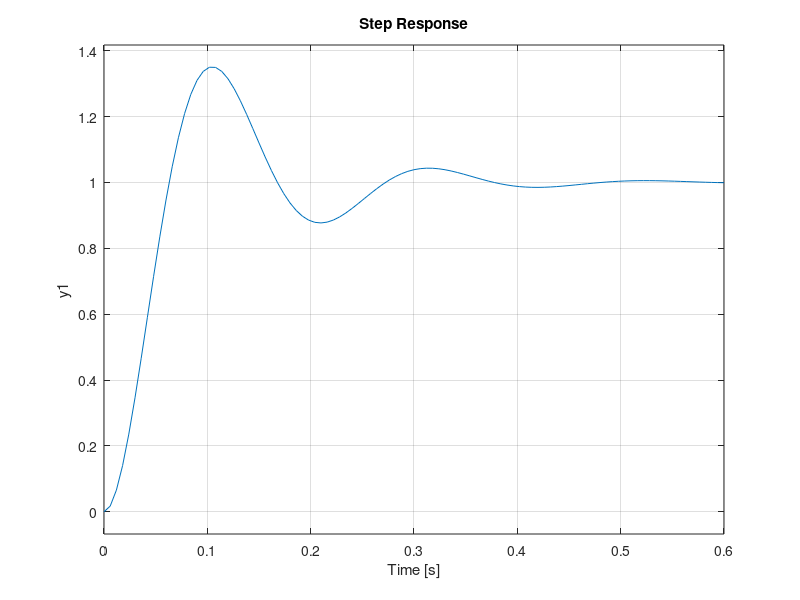
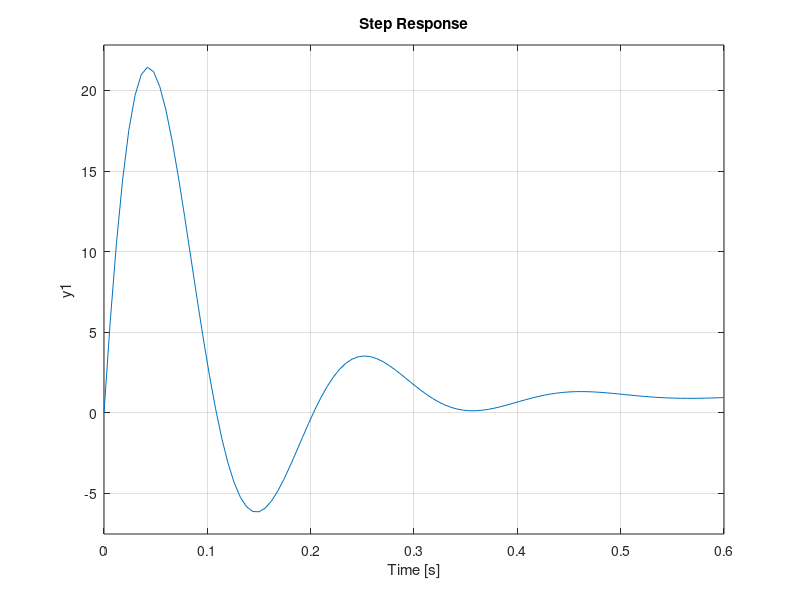
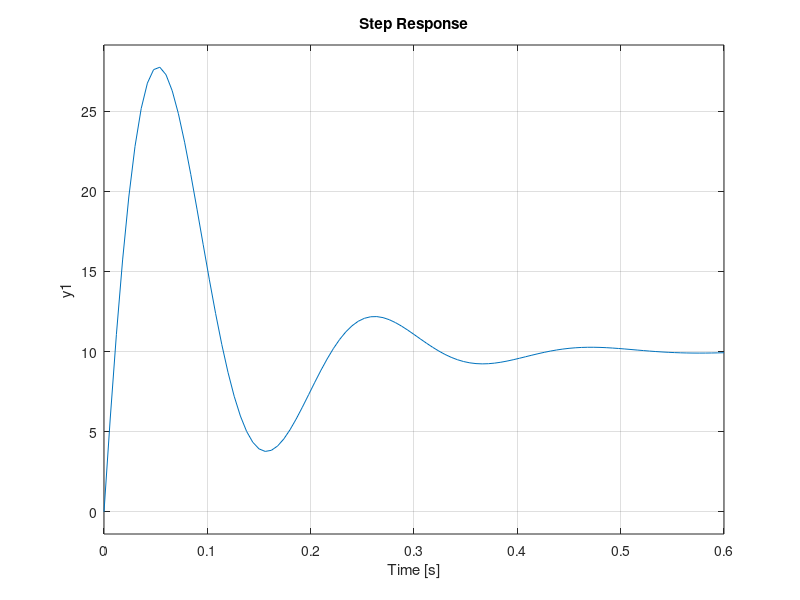
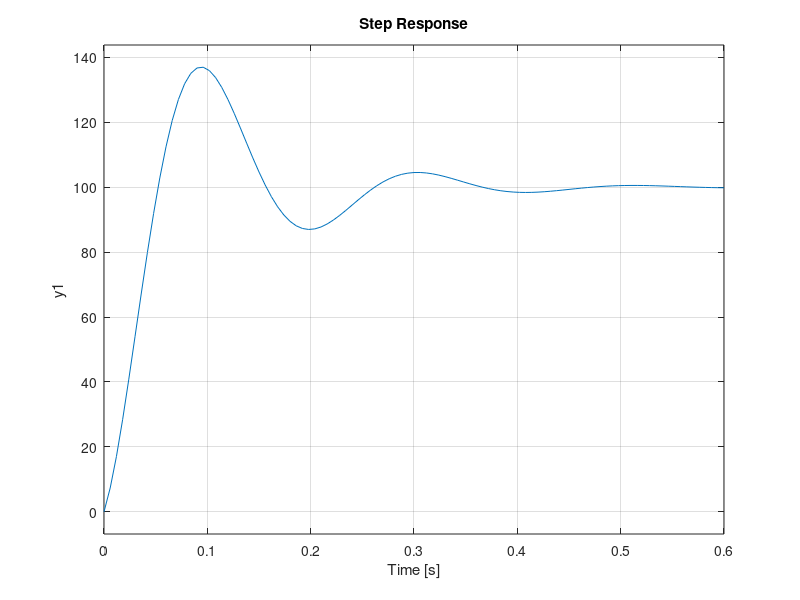

These figures' MATLAB source, in order:
%% Time Response of Second order system
z=[];
p=[-10+30i -10-30i];
k=1000;
G=zpk(z,p,k)
figure(3);
step(G)
%% Addition of zero at -1 to the system
z=[-1];
p=[-10+30i -10-30i];
k=1000;
G=zpk(z,p,k)
figure(4);
step(G)
%% Addition of zero at -10 to the system
z=[-10];
p=[-10+30i -10-30i];
k=1000;
G=zpk(z,p,k)
figure(5);
step(G)
%% Addition of zero at -100 to the system
z=[-100];
p=[-10+30i -10-30i];
k=1000;
G=zpk(z,p,k)
figure(6);
step(G) 
